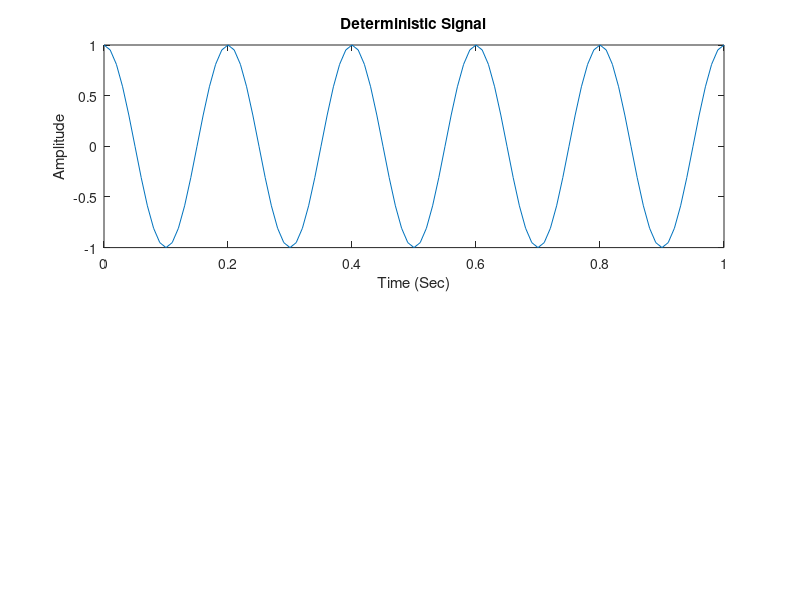

Reproduce this figure in MATLAB.
%Deterministic signal

fs = 100;
t = 0 : 1 / fs : 1;
f = 5;
x = cos(2 * pi * f * t);

subplot(211);
plot(t, x);
title('Deterministic Signal');
xlabel('Time (Sec)');
ylabel('Amplitude');
